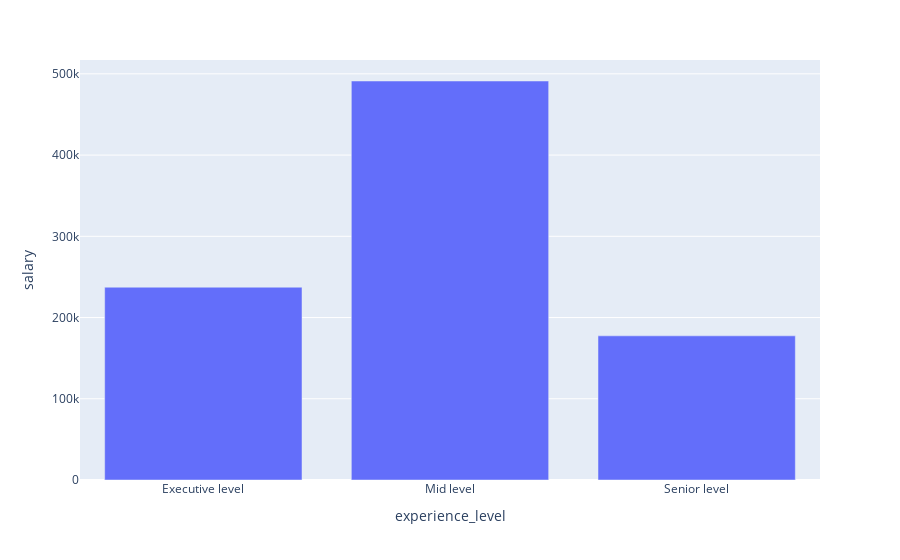

The code cell stored with this chart in its notebook:
### Markdown cell above
<a name="salary_experience"></a>

### Code cell
# Create the plot
exp_fig = px.bar(data_frame=job_grouped.groupby(['experience_level']).mean().reset_index(), 
    x = 'experience_level', 
    y =  'salary')
exp_fig.show()

### Figure 1 — Plotly figure (JSON) as saved in the notebook; plotly's stock layout.template omitted (floating-point values rounded to 4 significant figures)
{"data": [{"alignmentgroup": "True", "hovertemplate": "experience_level=%{x}<br>salary=%{y}<extra></extra>", "legendgroup": "", "marker": {"color": "#636efa", "pattern": {"shape": ""}}, "name": "", "offsetgroup": "", "orientation": "v", "showlegend": false, "textposition": "auto", "type": "bar", "x": ["Executive level", "Mid level", "Senior level"], "xaxis": "x", "y": [237300.0, 491200.0, 177473], "yaxis": "y"}], "layout": {"autosize": true, "barmode": "relative", "legend": {"tracegroupgap": 0}, "margin": {"t": 60}, "xaxis": {"anchor": "y", "autorange": true, "domain": [0, 1], "range": [-0.5, 2.5], "title": {"text": "experience_level"}, "type": "category"}, "yaxis": {"anchor": "x", "autorange": true, "domain": [0, 1], "range": [0, 517000.0], "title": {"text": "salary"}, "type": "linear"}}}
